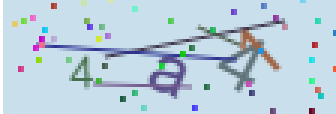
#> input picture 《Python3网络爬虫开发实战2》/captcha7/dataset/test_16472498047834163.png, 112 x 38 px, found by its file name (shown 3 times larger)
$ python test.py   (older library calls are emulated)
#> lines starting #> are read from the running program, lines starting #| are printed output that depends on the picture
#encoding=utf-8
#author: walker
#date: 2014-05-15
#function: 更改图片尺寸大小
import os
import os.path
from PIL import Image
'''
filein: 输入图片
fileout: 输出图片
width: 输出图片宽度
height:输出图片高度
type:输出图片类型（png, gif, jpeg...）
'''
def ResizeImage(filein, fileout, width, height, type):
#> called with filein = 'dataset\\test_16472498047834163.png', fileout = 'dataset\\tes2_16472498047834163.png', width = 100, height = 60, type = 'png'
    img = Image.open(filein)
#> img is the input picture: PIL image 112x38 RGBA; mean R, G, B, A 187.8, 208.4, 221.1, 255
    out = img.resize((width, height),Image.ANTIALIAS) #resize image with high-quality
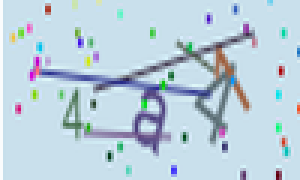
#> out: PIL image 100x60 RGBA (shown 3 times larger); mean R, G, B, A 187.9, 208.5, 221.1, 255
    out.save(fileout, type)

if __name__ == "__main__":
    filein = r'dataset\test_16472498047834163.png'
    fileout = r'dataset\tes2_16472498047834163.png'
    width = 100
    height = 60
    type = 'png'
    ResizeImage(filein, fileout, width, height, type)
